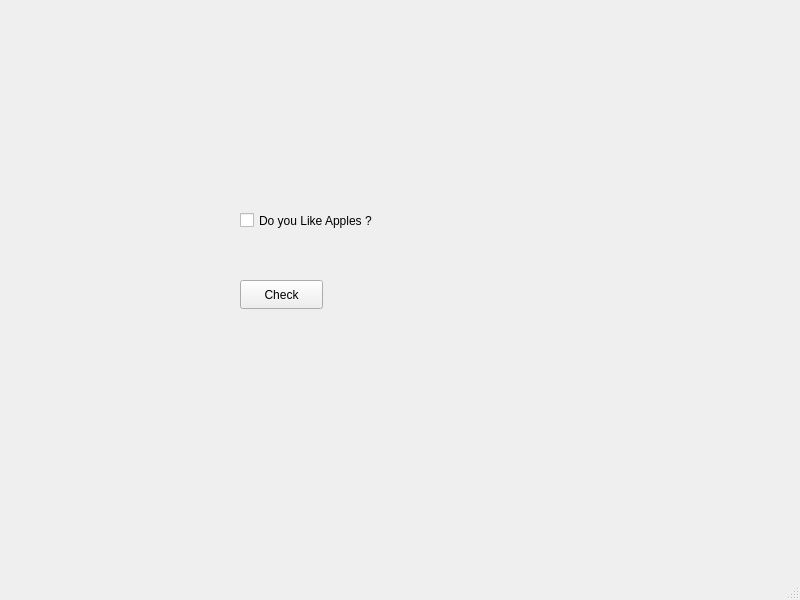
<?xml version="1.0" encoding="UTF-8"?>
<ui version="4.0">
 <class>MainWindow</class>
 <widget class="QMainWindow" name="MainWindow">
  <property name="geometry">
   <rect>
    <x>0</x>
    <y>0</y>
    <width>800</width>
    <height>600</height>
   </rect>
  </property>
  <property name="windowTitle">
   <string>MainWindow</string>
  </property>
  <widget class="QWidget" name="centralwidget">
   <widget class="QCheckBox" name="checkBox">
    <property name="geometry">
     <rect>
      <x>240</x>
      <y>190</y>
      <width>181</width>
      <height>61</height>
     </rect>
    </property>
    <property name="text">
     <string>Do you Like Apples ?</string>
    </property>
   </widget>
   <widget class="QPushButton" name="pushButton">
    <property name="geometry">
     <rect>
      <x>240</x>
      <y>280</y>
      <width>83</width>
      <height>29</height>
     </rect>
    </property>
    <property name="text">
     <string>Check</string>
    </property>
   </widget>
  </widget>
  <widget class="QMenuBar" name="menubar">
   <property name="geometry">
    <rect>
     <x>0</x>
     <y>0</y>
     <width>800</width>
     <height>21</height>
    </rect>
   </property>
  </widget>
  <widget class="QStatusBar" name="statusbar"/>
 </widget>
 <resources/>
 <connections/>
</ui>
